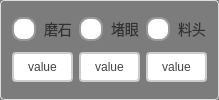
      <widget class="QGroupBox" name="groupBox_13">
       <property name="styleSheet">
        <string notr="true">QGroupBox {
    border: 1px solid #DDD;
    border-radius: 4px;
    font: bold 14px;
    color: #666;
    background-color: rgb(124, 124, 124);
}

QGroupBox::title {
    subcontrol-origin: margin;
    subcontrol-position: top left;
    left: 10px;
    padding: 0 5px;
}</string>
       </property>
       <property name="title">
        <string/>
       </property>
       <layout class="QHBoxLayout" name="horizontalLayout_3">
        <item>
         <layout class="QVBoxLayout" name="verticalLayout_15">
          <item>
           <widget class="QRadioButton" name="rbtn_grindStoneEnable">
            <property name="styleSheet">
             <string notr="true">QRadioButton {
    spacing: 8px;
    font-size: 14px;
    color: #333;  /* 保持原始文字颜色 */
}

/* 未选中状态 */
QRadioButton::indicator {
    width: 20px;
    height: 20px;
    border-radius: 10px;
    border: 2px solid #999;
    background: #ffffff;
}

/* 悬停效果 */
QRadioButton::indicator:hover {
    border: 2px solid #666;
}

/* 选中状态 */
QRadioButton::indicator:checked {
    border: 2px solid #FF6B00;  /* 橙色边框 */
}

/* 选中时的内圆 */
QRadioButton::indicator:checked {
    background-color: qradialgradient(
        cx:0.5, cy:0.5,
        radius:0.4,
        fx:0.5, fy:0.5,
        stop:0 #FF6B00,  /* 主橙色 */
        stop:1 transparent
    );
}

/* 禁用状态 */
QRadioButton:::disabled {
    border: 2px solid #ccc;
    background: #eee;
}

/* 点击动画效果 */
QRadioButton::indicator:pressed {
    border: 2px solid #CC5500;  /* 深橙色边框 */
    background-color: qradialgradient(
        cx:0.5, cy:0.5,
        radius:0.5,
        fx:0.5, fy:0.5,
        stop:0 #FFD8B3,  /* 浅橙色渐变 */
        stop:1 transparent
    );
}</string>
            </property>
            <property name="text">
             <string>磨石</string>
            </property>
           </widget>
          </item>
          <item>
           <widget class="QPushButton" name="pbtn_grindStoneScore">
            <property name="styleSheet">
             <string notr="true">QPushButton {
    padding: 6px 14px;
    border: 2px solid #CCC;
    border-radius: 4px;
    background-color: white;
    color: #444;
}

QPushButton:hover {
    border-color: #999;
    background-color: #F5F5F5;
}

QPushButton:pressed {
    border-color: #777;
    background-color: #EEE;
}</string>
            </property>
            <property name="text">
             <string>value</string>
            </property>
           </widget>
          </item>
         </layout>
        </item>
        <item>
         <layout class="QVBoxLayout" name="verticalLayout_16">
          <item>
           <widget class="QRadioButton" name="rbtn_blockEyeEnable">
            <property name="styleSheet">
             <string notr="true">QRadioButton {
    spacing: 8px;
    font-size: 14px;
    color: #333;  /* 保持原始文字颜色 */
}

/* 未选中状态 */
QRadioButton::indicator {
    width: 20px;
    height: 20px;
    border-radius: 10px;
    border: 2px solid #999;
    background: #ffffff;
}

/* 悬停效果 */
QRadioButton::indicator:hover {
    border: 2px solid #666;
}

/* 选中状态 */
QRadioButton::indicator:checked {
    border: 2px solid #FF6B00;  /* 橙色边框 */
}

/* 选中时的内圆 */
QRadioButton::indicator:checked {
    background-color: qradialgradient(
        cx:0.5, cy:0.5,
        radius:0.4,
        fx:0.5, fy:0.5,
        stop:0 #FF6B00,  /* 主橙色 */
        stop:1 transparent
    );
}

/* 禁用状态 */
QRadioButton:::disabled {
    border: 2px solid #ccc;
    background: #eee;
}

/* 点击动画效果 */
QRadioButton::indicator:pressed {
    border: 2px solid #CC5500;  /* 深橙色边框 */
    background-color: qradialgradient(
        cx:0.5, cy:0.5,
        radius:0.5,
        fx:0.5, fy:0.5,
        stop:0 #FFD8B3,  /* 浅橙色渐变 */
        stop:1 transparent
    );
}</string>
            </property>
            <property name="text">
             <string>堵眼</string>
            </property>
           </widget>
          </item>
          <item>
           <widget class="QPushButton" name="pbtn_blockEyeScore">
            <property name="styleSheet">
             <string notr="true">QPushButton {
    padding: 6px 14px;
    border: 2px solid #CCC;
    border-radius: 4px;
    background-color: white;
    color: #444;
}

QPushButton:hover {
    border-color: #999;
    background-color: #F5F5F5;
}

QPushButton:pressed {
    border-color: #777;
    background-color: #EEE;
}</string>
            </property>
            <property name="text">
             <string>value</string>
            </property>
           </widget>
          </item>
         </layout>
        </item>
        <item>
         <layout class="QVBoxLayout" name="verticalLayout_18">
          <item>
           <widget class="QRadioButton" name="rbtn_materialHeadEnable">
            <property name="styleSheet">
             <string notr="true">QRadioButton {
    spacing: 8px;
    font-size: 14px;
    color: #333;  /* 保持原始文字颜色 */
}

/* 未选中状态 */
QRadioButton::indicator {
    width: 20px;
    height: 20px;
    border-radius: 10px;
    border: 2px solid #999;
    background: #ffffff;
}

/* 悬停效果 */
QRadioButton::indicator:hover {
    border: 2px solid #666;
}

/* 选中状态 */
QRadioButton::indicator:checked {
    border: 2px solid #FF6B00;  /* 橙色边框 */
}

/* 选中时的内圆 */
QRadioButton::indicator:checked {
    background-color: qradialgradient(
        cx:0.5, cy:0.5,
        radius:0.4,
        fx:0.5, fy:0.5,
        stop:0 #FF6B00,  /* 主橙色 */
        stop:1 transparent
    );
}

/* 禁用状态 */
QRadioButton:::disabled {
    border: 2px solid #ccc;
    background: #eee;
}

/* 点击动画效果 */
QRadioButton::indicator:pressed {
    border: 2px solid #CC5500;  /* 深橙色边框 */
    background-color: qradialgradient(
        cx:0.5, cy:0.5,
        radius:0.5,
        fx:0.5, fy:0.5,
        stop:0 #FFD8B3,  /* 浅橙色渐变 */
        stop:1 transparent
    );
}</string>
            </property>
            <property name="text">
             <string>料头</string>
            </property>
           </widget>
          </item>
          <item>
           <widget class="QPushButton" name="pbtn_materialHeadScore">
            <property name="styleSheet">
             <string notr="true">QPushButton {
    padding: 6px 14px;
    border: 2px solid #CCC;
    border-radius: 4px;
    background-color: white;
    color: #444;
}

QPushButton:hover {
    border-color: #999;
    background-color: #F5F5F5;
}

QPushButton:pressed {
    border-color: #777;
    background-color: #EEE;
}</string>
            </property>
            <property name="text">
             <string>value</string>
            </property>
           </widget>
          </item>
         </layout>
        </item>
       </layout>
      </widget>
